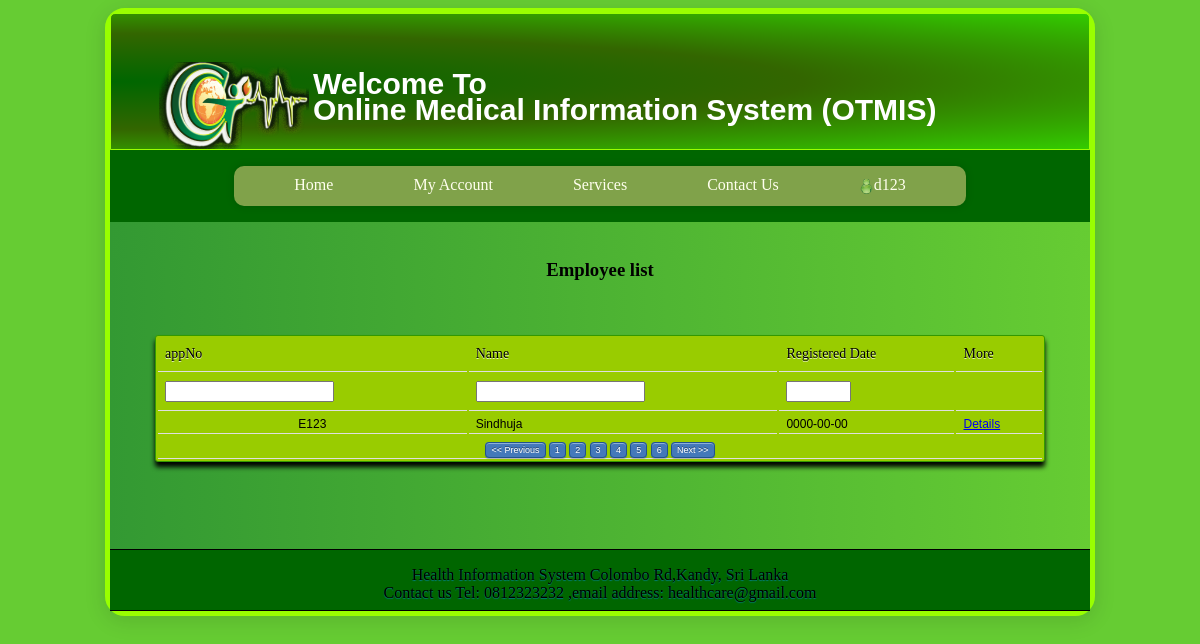
/employeeList.php (signed in), run on the app's committed database.
### tables this page shows
CREATE TABLE IF NOT EXISTS `hospital_emp` (
  `empId` char(4) NOT NULL,
  `name` varchar(50) NOT NULL,
  `add` varchar(200) NOT NULL,
  `hId` char(4) NOT NULL,
  `telNo` char(10) NOT NULL,
  `regDate` date NOT NULL,
  `wrkStatus` tinyint(1) NOT NULL,
  `email` varchar(20) NOT NULL,
  `ePass` varchar(150) NOT NULL,
  `active` tinyint(4) NOT NULL DEFAULT '0',
  `nic` char(10) NOT NULL,
  `gender` char(1) NOT NULL,
  `imageType` varchar(6) NOT NULL,
  PRIMARY KEY (`empId`),
  KEY `hId` (`hId`)
);

### employeeListController.php (the view, shortened to what this page needs)
<?php
function getEmployeeList(){
			$db = new DBAccess();
			$dbConnection = $db->initConnection();
			$str = "";
			$sql = "SELECT * FROM hospital_emp";
	 	$str .='<h3 align="center">Employee list</h3><br><br><table id="table" class="example table-autopage:10 table-stripeclass:alternate" style="width: 100%;" align="">
		<thead>
		<tr>
			<th align="center" class="Employee Id">appNo</th>
			<th class="Topic">Name</th>
			<th class="filterable">Registered Date</th>
			<th align="center" class="filterable">More</th>
		</tr>
		<tr>
			<th><input align="center" name="filter" size="18" onkeyup="Table.filter(this,this)"></th>
			<th><input align="center" name="filter" size="18" onkeyup="Table.filter(this,this)"></th>
			<th align="center"><input id="appNo" size="5px" align="center" name="filter" onkeyup="Table.filter(this,this)"></th>
			<th>&nbsp;&nbsp;&nbsp;</th>
		</tr>
	</thead>
	<tbody>';
			$query=mysql_query($sql,$dbConnection) or die("SQL Error ".mysql_error());
			while($rows=mysql_fetch_array($query)){
			$str .="<tr>
							<td align='center'>".$rows["empId"]."</td>
							<td>".$rows["name"]."</td>
							<td>".$rows["regDate"]."</td>
							<td><a href='viewEmployeeDetails.php?no=".$rows["empId"]."'>Details</a></td>
						<tr>";
			}
			$str=$str.'<tbody><tfoot>
					<td align="center" colspan="5">
						<a style="cursor:pointer;font-size:9px;font-weight:100;" class="paging-link" onclick="pageexample(\'previous\',\'table\'); return false;">&lt;&lt;&nbsp;Previous</a>
						<a style="cursor:pointer;font-size:9px;font-weight:100;" id="page1" class="pagelink paging-link" onclick="pageexample(0,\'table\'); return false;">1</a>
						<a style="cursor:pointer;font-size:9px;font-weight:100;" id="page2" class="pagelink paging-link" onclick="pageexample(1,\'table\'); return false;">2</a>
						<a style="cursor:pointer;font-size:9px;font-weight:100;" id="page3" class="pagelink paging-link" onclick="pageexample(2,\'table\'); return false;">3</a>
						<a style="cursor:pointer;font-size:9px;font-weight:100;" id="page4" class="pagelink paging-link" onclick="pageexample(3,\'table\'); return false;">4</a>
						<a style="cursor:pointer;font-size:9px;font-weight:100;" id="page5" class="pagelink paging-link" onclick="pageexample(4,\'table\'); return false;">5</a>
						<a style="cursor:pointer;font-size:9px;font-weight:100;" id="page6" class="pagelink paging-link" onclick="pageexample(5,\'table\'); return false;">6</a>
						<a style="cursor:pointer;font-size:9px;font-weight:100;" class="paging-link" onclick="pageexample(\'next\',\'table\'); return false;">Next&nbsp;&gt;&gt;
					</td>';
		$str=$str.'</tfoot></table><br><br><br><br>';
			echo $str;
}

### css/sty.css (style rules this page uses)
body { background-color: #66CC33; }

### employeeList.php (style rules this page uses)
.paging-link { text-decoration: none; padding: 2px 5px; background: #4479BA; color: #FFF;-webkit-border-radius: 4px; -moz-border-radius: 4px; border-radius: 4px; border: solid 1px #20538D; text-shadow: 0 -1px 0 rgba(0, 0, 0, 0.4); -webkit-box-shadow: inset 0 1px 0 rgba(255, 255, 255, 0.4), 0 1px 1px rgba(0, 0, 0, 0.2); -moz-box-shadow: inset 0 1px 0 rgba(255, 255, 255, 0.4), 0 1px 1px rgba(0, 0, 0, 0.2); box-shadow: inset 0 1px 0 rgba(255, 255, 255, 0.4), 0 1px 1px rgba(0, 0, 0, 0.2); }
#table { border: 1px solid #339900; background-color:#99CC00; box-shadow: 0px 5px 5px #000000; width: 118.3%; -moz-border-radius: 10px; -webkit-border-radius: 10px; border-radius: 3px; font-family: Arial,"Bitstream Vera Sans",Helvetica,Verdana,sans-serif; color: #000000; }
#table td, #table th { border-top-color: black; border-bottom: 1px solid #DFDFDF; color: #000; }
#table th { text-shadow: rgba(255, 255, 255, 0.796875) 0px 1px 0px; font-family: Georgia,"Times New Roman","Bitstream Charter",Times,serif; font-weight: normal; padding: 7px 7px 8px; text-align: left; line-height: 1.3em; font-size: 14px; }
#table td { font-size: 12px; padding: 4px 7px 2px; vertical-align: top; }

### data on the page
hospital_emp: empId "E123", name "Sindhuja", regDate "0000-00-00"

### other printed values
$user "d123"
